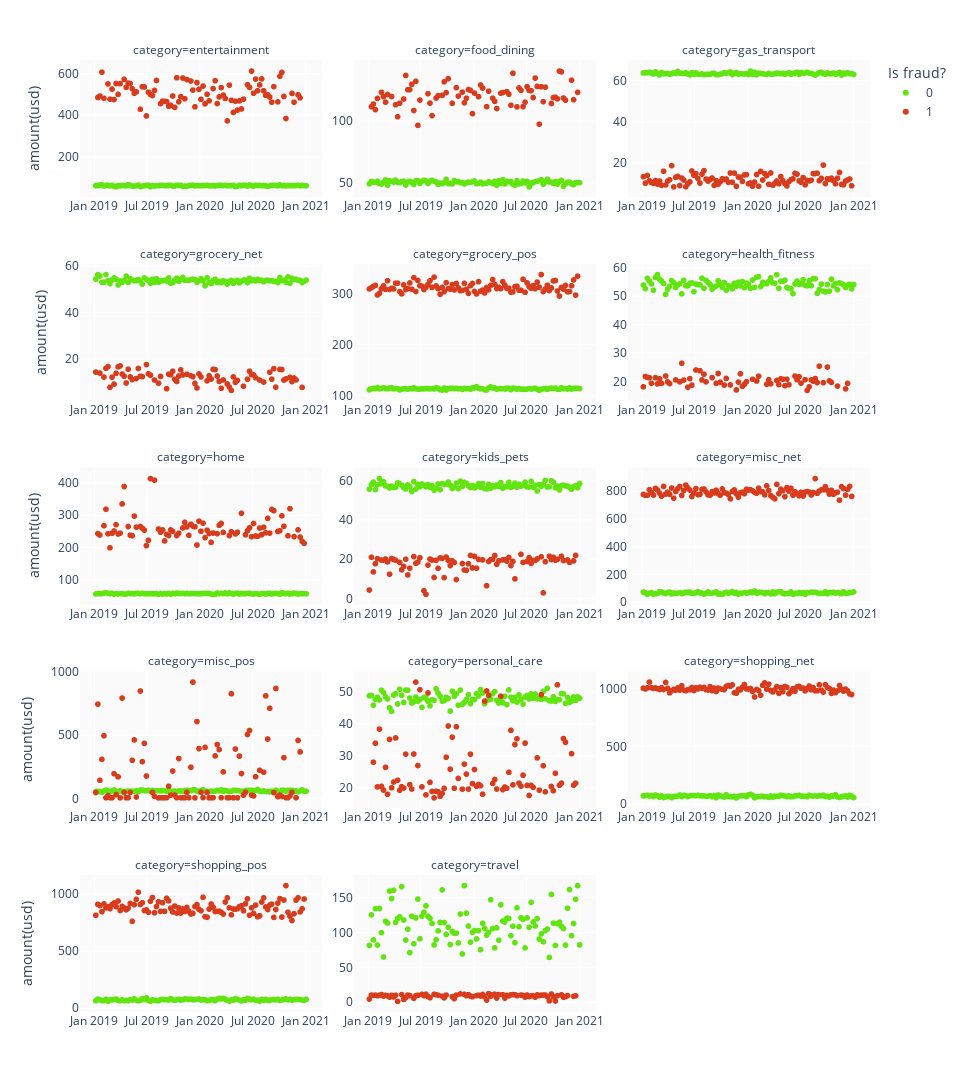

Source (notebook cell):
### Code cell
# The category of the fraudulent transactions was plotted.
df_ = df.groupby(by=[pd.Grouper(key="transaction_time", freq="1W"),
                           'is_fraud','category']).agg({"amount(usd)":'mean',"transaction_id":"count"}).reset_index()
# The category of the fraudulent transactions was plotted.
fig = px.scatter(df_,
        x='transaction_time',
        y='amount(usd)',
        color='is_fraud',
        facet_col ='category',
        facet_col_wrap=3,
        facet_col_spacing=.04,
        color_discrete_map={0:'#61E50F', 1:'#D93C1D'}
)
# The category of the fraudulent transactions was plotted.
fig.update_layout(height=1400,
                  width=960,
                  legend=dict(title='Is fraud?'),
                  plot_bgcolor='#fafafa'
                 )
fig.update_yaxes(matches=None)
fig.for_each_yaxis(lambda yaxis: yaxis.update(showticklabels=True))
fig.for_each_xaxis(lambda xaxis: xaxis.update(showticklabels=True, title=''))
fig.show();
